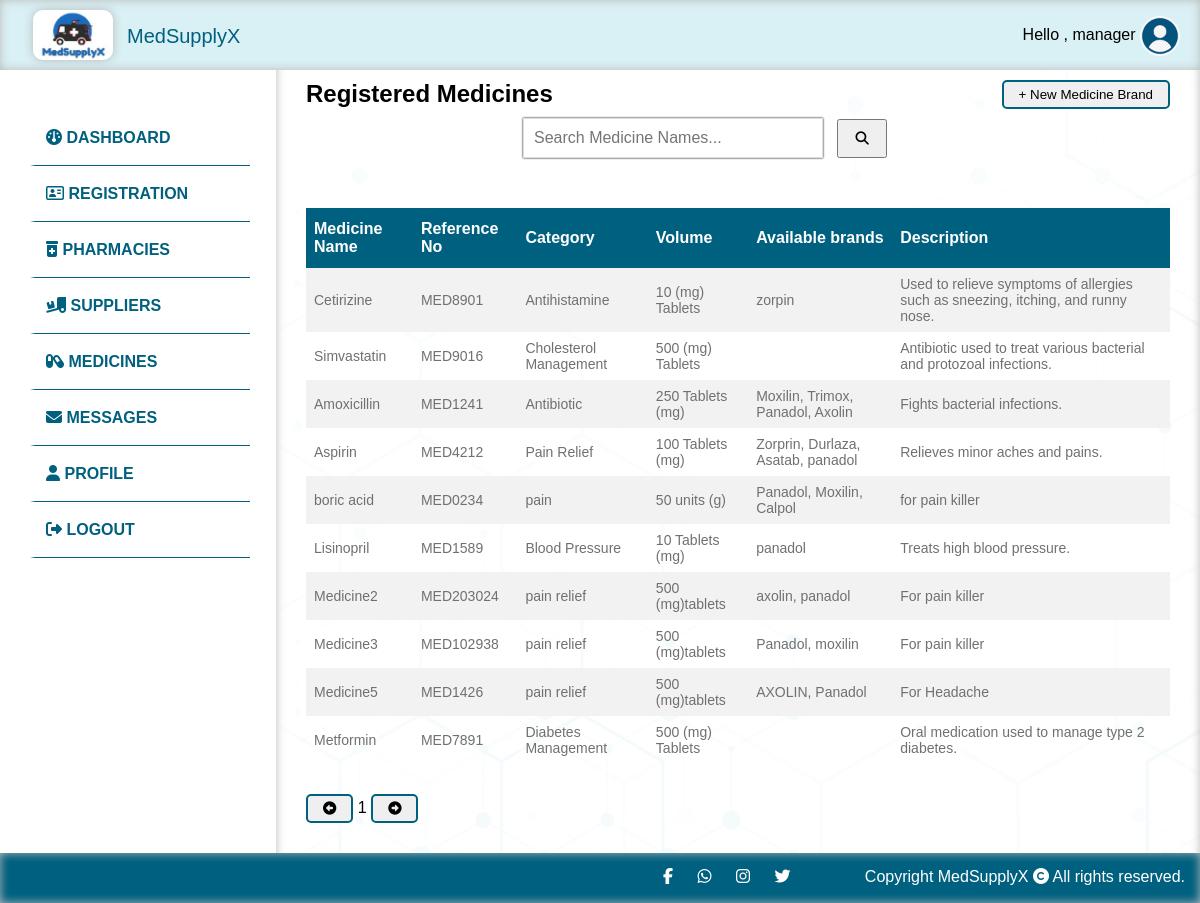
Page /managers/medicines (signed in) on the committed database.
### tables this page shows
CREATE TABLE `regmedicines` (
  `medicineId` int(11) NOT NULL,
  `medicinename` varchar(50) NOT NULL,
  `refno` varchar(50) NOT NULL,
  `category` varchar(50) NOT NULL,
  `volume` int(11) NOT NULL,
  `type` varchar(20) NOT NULL,
  `description` varchar(100) NOT NULL,
  `manufacturedDate` varchar(20) NOT NULL
);

### app/controllers/Managers.php (called while the page is built, shortened)
<?php
class Managers extends Controller
{
    public $managerModel;
    public function __construct()
    {
        $this->managerModel = $this->model('Manager');
    }
    public function medicines() {
        $getMedicines = $this->managerModel->getMedicines();
        $getMedicineBrandsByMedicineId = $this->managerModel->getMedicineBrandsByMedicineId();
        $data = [
            'getMedicines' => $getMedicines,
            'getMedicineBrandsByMedicineId' => $getMedicineBrandsByMedicineId,
            'search' => ''
        ];
        $this->view('manager/medicines', $data);
    }
}

### app/libraries/Core.php (called while the page is built, shortened)
<?php
    class Core {
        protected $currentMethod = 'index';
        public function __construct() {
            $url = $this->getUrl();
            if(isset($url[0])){
            if(file_exists('../app/controllers/' . ucwords($url[0]) . '.php')) {
                unset($url[0]);
            }
        }
            $this->currentController = new $this->currentController;
            if(isset($url[1])) {
                if(method_exists($this->currentController, $url[1])) {
                    $this->currentMethod = $url[1];
                    unset($url[1]);
                }
            }
            $this->params = $url ? array_values($url) : [];
            call_user_func_array([$this->currentController, $this->currentMethod], $this->params);
      }
       public function getUrl() {
           if(isset($_GET['url'])) {
               $url = rtrim($_GET['url'], '/');
               $url = filter_var($url, FILTER_SANITIZE_URL);
               $url = explode('/', $url);
               return $url;
           }
       }
    }
    ?>

### public/index.php (called while the page is built, shortened)
<?php
    $init = new Core;
?>

### app/libraries/Database.php (called while the page is built, shortened)
<?php
class Database {
    private $host = DB_HOST;
    private $user = DB_USER;
    private $pass = DB_PASS;
    private $dbname= DB_NAME;
    private $dbh;
    private $stmt;
    public function __construct(){
        $dsn = 'mysql:host=' . $this->host . ';dbname=' . $this->dbname;
        $options = array(
            PDO::ATTR_PERSISTENT => true,
            PDO::ATTR_ERRMODE => PDO::ERRMODE_EXCEPTION
        );
        try{
            $this->dbh = new PDO($dsn, $this->user, $this->pass, $options);
        } catch(PDOException $e){
            $this->error = $e->getMessage();
            echo $this->error;
        }
    }
    public function query($sql){
        $this->stmt = $this->dbh->prepare($sql);
    }
    public function execute(){
        return $this->stmt->execute();
    }
    public function resultSet(){
        $this->execute();
        return $this->stmt->fetchAll(PDO::FETCH_OBJ);
    }
}

### app/models/Manager.php (called while the page is built, shortened)
<?php
class Manager
{
    private $db;
    public function __construct()
    {
        $this->db = new Database;
    }
    public function getMedicines()
    {
        $this->db->query("SELECT * FROM regmedicines ORDER BY medicinename ASC");
        $results = $this->db->resultSet();
        return $results;
    }
    public function getMedicineBrandsByMedicineId()
    {
        $this->db->query("SELECT * FROM medicinebrands");
        $results = $this->db->resultSet();
        return $results;
    }
}

### app/views/manager/medicines.php (the view, shortened to what this page needs)
<!DOCTYPE html>
<html lang="en">
<head>
  <link rel="stylesheet" href="<?php echo URLROOT ?>/public/css/style.css">
</head>
<body>
  <?php $medicine_brands = $data['getMedicineBrandsByMedicineId']; ?>
  <?php $medicines = $data['getMedicines']; ?>
  <?php require APPROOT . '/views/inc/header.php'; ?>
  <?php require APPROOT . '/views/inc/manager_sidebar.php'; ?>
  <div class="content">
    <div class="alignRight">
      <a href="<?php echo URLROOT ?>/managers/new_medicine"> <button class="addBtn2"> + New Medicine Brand </button> </a>
    </div>
    <div class="anim">
      <h2> Registered Medicines </h2>
    </div>
    <form class="search" action="<?php echo URLROOT ?>/managers/medicines" method="POST">
      <input type="text" name="search" id="myInput" placeholder="Search Medicine Names..." value="<?php echo $data['search'] ?>">
      <button type="submit"><i class="fas fa-search" id="searchicon2"></i></button>
    </form>
    <div class="smallspace"></div>
    <div class="smallspace"></div>
    <div class="smallspace"></div>
    <div class="anim">
      <table class="customers" id="medicineTable">
        <tr>
          <th>Medicine Name</th>
          <th>Reference No</th>
          <th>Category</th>
          <th>Volume</th>
          <th>Available brands</th>
          <th>Description</th>
        </tr>
        <?php foreach ($medicines as $medicine) : ?>
          <tr onclick="window.location='<?php echo URLROOT; ?>/managers/new_brand/<?php echo $medicine->medicineId; ?>'">
            <td> <?php echo $medicine->medicinename; ?> </td>
            <td> <?php echo $medicine->refno; ?> </td>
            <td> <?php echo $medicine->category; ?> </td>
            <td> <?php echo $medicine->volume; ?>
             <?php echo $medicine->type; ?> </td>
            <?php
            $brands = array();
            foreach ($medicine_brands as $brand) {
              if ($brand->medicineId == $medicine->medicineId) {
                $brands[] = $brand->brandname;
              }
            }
            ?>
            <td> <?php echo implode(', ', $brands); ?> </td>
            <td> <?php echo $medicine->description; ?> </td>
          </tr>
        <?php endforeach; ?>
      </table>
    </div>
    <div class="middlespace"></div>
    <div class="pagination">
      <button class="addBtn2" id="prevPage"><i class="fas fa-arrow-alt-circle-left"></i></button>
      <span id="currentPage">1</span>
      <button class="addBtn2" id="nextPage"><i class="fas fa-arrow-alt-circle-right"></i></button>
    </div>
  </div>
  <?php require APPROOT . '/views/inc/footer.php'; ?>
</body>
</html>

### public/css/style.css (style rules this page uses)
* { box-sizing: border-box; margin: 0; }
body { font-family:Arial, Helvetica, sans-serif; min-height: 100vh; }
.content { background: rgb(255,255,255); background: linear-gradient(90deg, rgba(255,255,255,1) 0%, rgb(235, 252, 255) 100%); padding: 30px; flex: 1; margin-top: 50px; background-repeat: no-repeat; background-size: cover; box-shadow: 0px 10px 10px rgb(185, 185, 185) inset; background-image: url(../img/background.png); }
.anim { animation: 2s anim-lineUp ease-out; }
.customers { font-family: Arial, Helvetica, sans-serif; border-collapse: collapse; width: 100%; margin-top: 10px; }
.customers td, .customers th { border: 0px solid #ddd; padding: 8px; color:#707070; }
.customers td { font-size: 14px; }
.customers tr:nth-child(even) { background-color: #f2f2f2; }
.customers th { padding-top: 12px; padding-bottom: 12px; text-align: left; background-color: #00607F; color: white; }
.smallspace { height:10px; }
.middlespace { height:30px; }
.alignRight { float: right; height:40px; }
.addBtn2 { border: 2px solid #00607F; padding: 5px 15px; cursor: pointer; border-radius: 5px; width: auto; display:inline-block; }
#myInput { background-position: 10px 10px; background-repeat: no-repeat; font-size: 16px; padding: 10px ; border: 1px solid #ddd; margin:10px; width:300px; box-shadow:0px 0px 2px 0px; }
#searchicon2 { padding:10px; }
.search { margin:0 auto; width:450px; }

### rows in the picture
regmedicines: medicinename "Cetirizine", refno "MED8901", category "Antihistamine", volume "10", type "(mg) Tablets", brands "zorpin", description "Used to relieve symptoms of allergies such as sneezing, itching, and runny nose."
regmedicines: medicinename "Simvastatin", refno "MED9016", category "Cholesterol Management", volume "500", type "(mg) Tablets", description "Antibiotic used to treat various bacterial and protozoal infections."
regmedicines: medicinename "Amoxicillin", refno "MED1241", category "Antibiotic", volume "250", type "Tablets (mg)", brands "Moxilin, Trimox, Panadol, Axolin", description "Fights bacterial infections."
regmedicines: medicinename "Aspirin", refno "MED4212", category "Pain Relief", volume "100", type "Tablets (mg)", brands "Zorprin, Durlaza, Asatab, panadol", description "Relieves minor aches and pains."
regmedicines: medicinename "boric acid", refno "MED0234", category "pain", volume "50", type "units (g)", brands "Panadol, Moxilin, Calpol", description "for pain killer"
regmedicines: medicinename "Lisinopril", refno "MED1589", category "Blood Pressure", volume "10", type "Tablets (mg)", brands "panadol", description "Treats high blood pressure."
regmedicines: medicinename "Medicine2", refno "MED203024", category "pain relief", volume "500", type "(mg)tablets", brands "axolin, panadol", description "For pain killer"
regmedicines: medicinename "Medicine3", refno "MED102938", category "pain relief", volume "500", type "(mg)tablets", brands "Panadol, moxilin", description "For pain killer"
regmedicines: medicinename "Medicine5", refno "MED1426", category "pain relief", volume "500", type "(mg)tablets", brands "AXOLIN, Panadol", description "For Headache"
regmedicines: medicinename "Metformin", refno "MED7891", category "Diabetes Management", volume "500", type "(mg) Tablets", description "Oral medication used to manage type 2 diabetes."

### other values in the picture
$_SESSION['USER_DATA']['name'] "manager"
